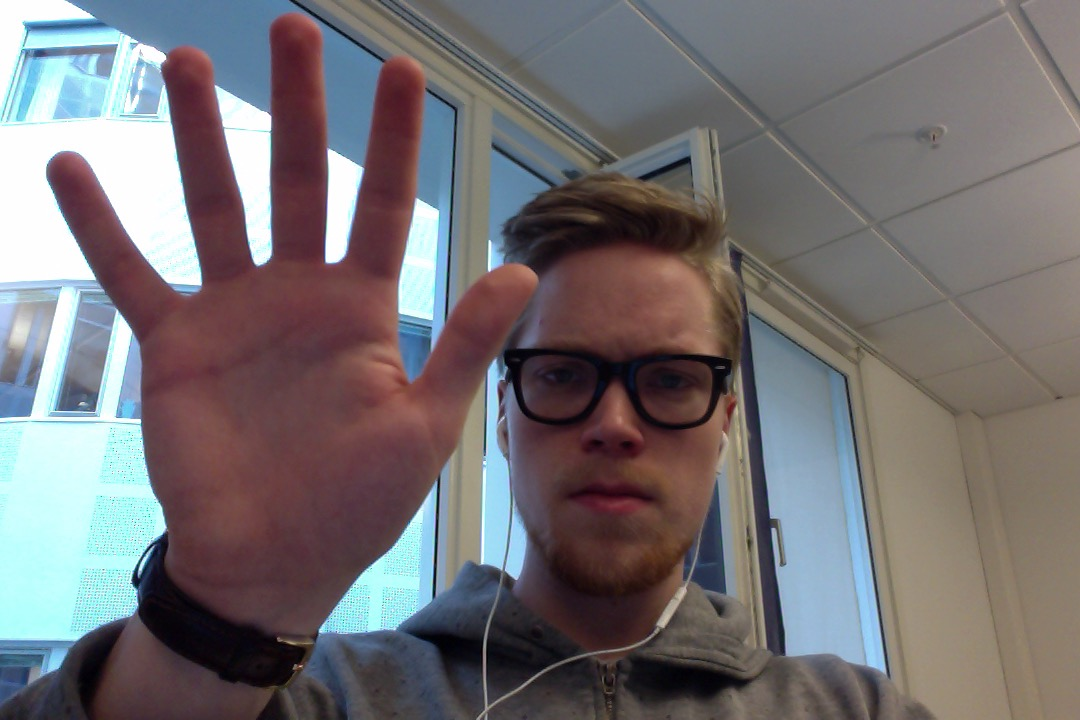
//> input picture cpp/image.jpg, 1080 x 720 px, given in place of the camera
$ ./webcam   (built with g++ and OpenCV 4)
//> lines starting //> are read from the running program, lines starting //| are printed output that depends on the picture; after the words box and inside, x2 and y2 are one past the last pixel; in counts of white or black regions, pixels touching at a corner belong together
#include <iostream>
#include "opencv2/highgui/highgui.hpp"
#include "opencv2/imgproc/imgproc.hpp"

using namespace cv;
using namespace std;

void CallBackFunc(int event, int x, int y, int flags, void* userdata)
{
     if  ( event == EVENT_LBUTTONDOWN ){
          cout << "Left button of the mouse is clicked - position (" << x << ", " << y << ")" << endl;
     }
     else if  ( event == EVENT_RBUTTONDOWN ){
          cout << "Right button of the mouse is clicked - position (" << x << ", " << y << ")" << endl;
     }
     else if  ( event == EVENT_MBUTTONDOWN ){
          cout << "Middle button of the mouse is clicked - position (" << x << ", " << y << ")" << endl;
     }
     else if ( event == EVENT_MOUSEMOVE ){
     		//curPos(10,10);
          cout << "Mouse move over the window - position (" << x << ", " << y << ")" << endl;

     }
}

int main(int argc, char** argv){

	VideoCapture cap(0);

	if(! cap.isOpened()){
		cout << "Cannot open webcam" << endl;
		return -1;
	}

	namedWindow("MS Finger Paint", CV_WINDOW_NORMAL);
	setMouseCallback("MS Finger Paint", CallBackFunc, NULL);
	namedWindow("Control", CV_WINDOW_NORMAL);

	int lowH = 111;
	int highH = 123;

	int lowS = 98;
	int highS = 255;

	int lowV = 62;
	int highV = 255;

	int avgBlur = 17;
	int depth = 145;

	//Create trackbars in "Control" window
	cvCreateTrackbar("LowH", "Control", &lowH, 179);
	cvCreateTrackbar("HighH", "Control", &highH, 179);

	cvCreateTrackbar("LowS", "Control", &lowS, 255);
	cvCreateTrackbar("HighS", "Control", &highS, 255);

	cvCreateTrackbar("LowV", "Control", &lowV, 255);
	cvCreateTrackbar("HighV", "Control", &highV, 255);

	cvCreateTrackbar("Averaging", "Control", &avgBlur, 101);
	cvCreateTrackbar("Depth", "Control", &depth, 300);

	while(true){ //Create infinte loop for live streaming

		Mat frame;
		Mat frameHSV;
		Mat frameThreshold;
		Mat ellipse = getStructuringElement(MORPH_ELLIPSE, Size(5, 5));
		RNG rng(12345);
		vector<Vec4i> hierarchy;

		bool bSuccess = cap.read(frame);
//> frame is the input picture: 720 rows x 1080 cols, CV_8UC3; mean B, G, R 114.4, 112, 116.6

		if(!bSuccess){
			cout << "Cannot read stream" << endl;
			break;
		}

		//frame = imread("image.jpg", CV_LOAD_IMAGE_COLOR);

		//mirror image
		flip(frame, frame, 1);
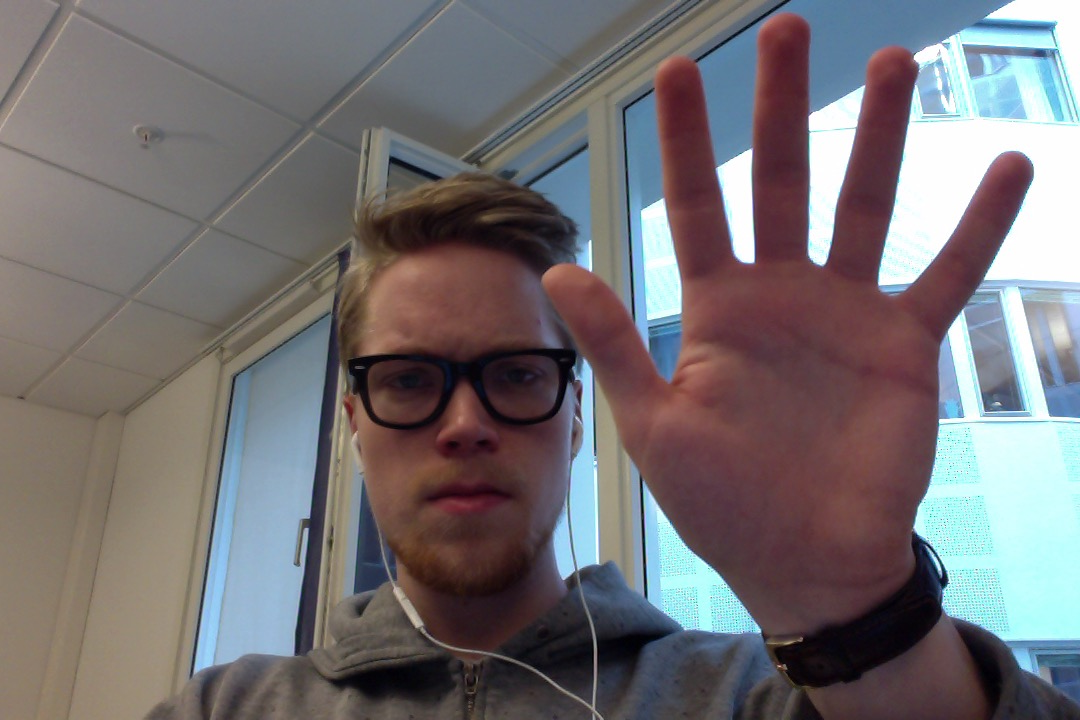
//> frame: 720 rows x 1080 cols, CV_8UC3; mean B, G, R 114.4, 112, 116.6

		//convert RGB -> HSV
		cvtColor(frame, frameHSV, CV_RGB2HSV);
//> frameHSV: 720 rows x 1080 cols, CV_8UC3; mean H, S, V 84.2, 64.6, 129.7

		//average blur
		blur(frameHSV, frameHSV, Size(avgBlur, avgBlur));
//> frameHSV: 720 rows x 1080 cols, CV_8UC3; mean H, S, V 84.2, 64.6, 129.7

		//threshold
		inRange(frameHSV, Scalar(lowH, lowS, lowV), Scalar(highH, highS, highV), frameThreshold);
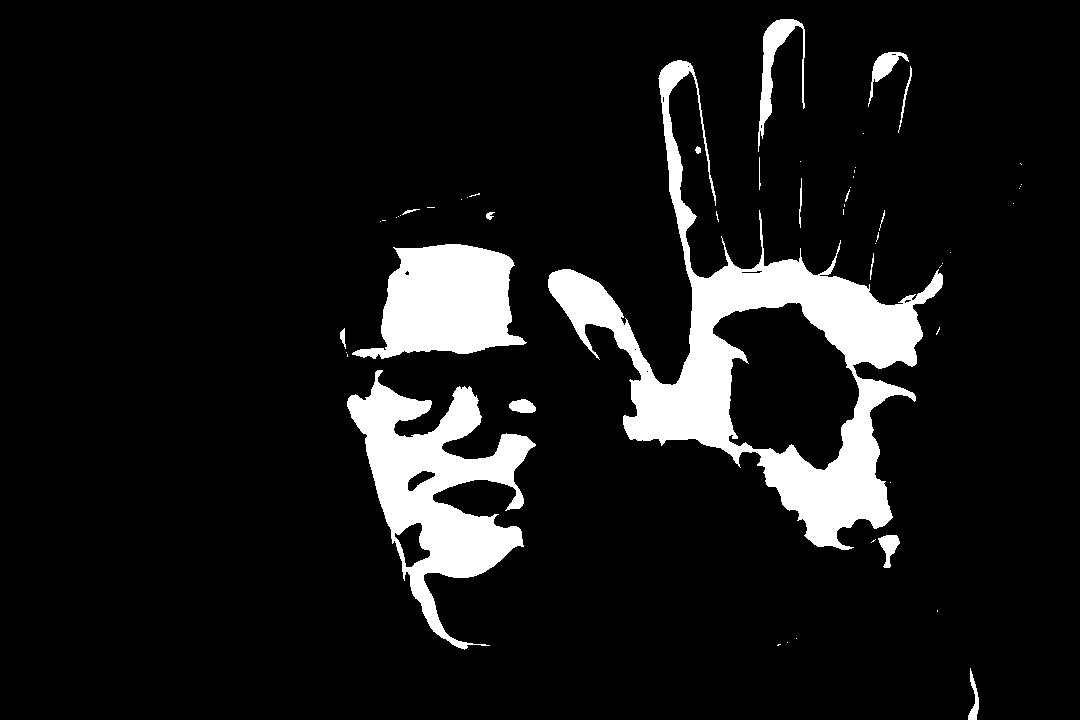
//> frameThreshold: 720 rows x 1080 cols, CV_8UC1; 9.8% white; 55 white regions (37 under 20 px), largest, box (x1, y1, x2, y2) and area: (548, 60, 943, 550) 39705, (347, 370, 536, 650) 19549, (352, 244, 527, 359) 12973

		//open and close
	  	erode(frameThreshold, frameThreshold, ellipse);
	  	dilate(frameThreshold, frameThreshold, ellipse);
	  	dilate(frameThreshold, frameThreshold,ellipse);
	  	erode(frameThreshold, frameThreshold, ellipse);
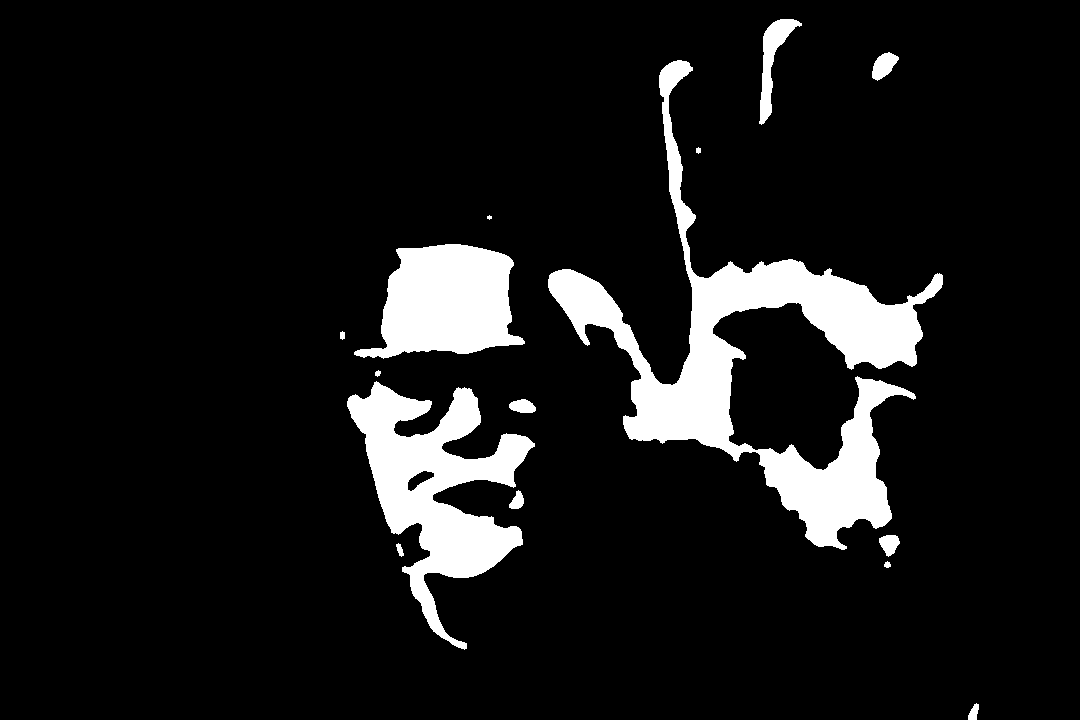
//> frameThreshold: 720 rows x 1080 cols, CV_8UC1; 9.5% white; 15 white regions (1 under 20 px)

	  	//find contours
	  	vector<vector <Point> > contours;
	  	Mat contourOutput = frameThreshold.clone();

	  	findContours(contourOutput, contours, CV_RETR_LIST, CV_CHAIN_APPROX_NONE);
//> contours = 16 contours, 2 with area under 20; largest, box (x1, y1, x2, y2) and area: (548, 60, 943, 550) 37602, (347, 381, 535, 650) 18696, (354, 244, 525, 359) 12703, (759, 19, 802, 125) 1344, (872, 52, 899, 81) 433

	  	//hull convex and convex defects
	  	vector<vector<Point> > hull(contours.size());
//> hull = 16 empty contours
	  	vector<vector<Point> > hull_indice_points(contours.size());
//> hull_indice_points = 16 empty contours
	  	vector<vector<int> > hull_indices(contours.size());
//> hull_indices = 16 items
	  	int num_fingers = 0;
	  	vector<vector<Vec4i> > defects(contours.size());
//> defects = 16 items
	  	Mat drawing = Mat::zeros(contourOutput.size(), CV_8UC3);

	  	for(int i = 0; i < contours.size(); i++){
	  		convexHull(Mat(contours[i]), hull[i], false);
	  		convexHull(Mat(contours[i]), hull_indices[i], false);
	  		if(hull_indices[i].size() > 3)
  				convexityDefects(Mat(contours[i]), hull_indices[i], defects[i]);

  			//find defects
  			for(int j = 0; j < hull[i].size(); j++){
  				int indice = hull_indices[i][j];
  				hull_indice_points[i].push_back(contours[i][indice]);
  			}

  			for(int j = 0; j < defects[i].size(); j++){

  				if(defects[i][j][3] > depth*256){
  					num_fingers++;
	  				int start = defects[i][j][0];
	  				int end = defects[i][j][1];
	  				int furthest = defects[i][j][2];
	  				hull_indice_points[i].push_back(contours[i][furthest]);

	  				//circle(drawing, contours[i][start], 5, Scalar(0,255, 100), -1);
	  				circle(drawing, contours[i][end], 5, Scalar(0, 255, 0), -1);
	  				circle(drawing, contours[i][furthest], 5, Scalar(0, 0, 255), -1);

	  				line(drawing, contours[i][furthest], contours[i][start], Scalar(0, 0, 255), 1);
	  				line(drawing, contours[i][furthest], contours[i][end], Scalar(0, 0, 255), 1);
  				}
  			}
	  	}
//> this loop made 16 passes
//> num_fingers on passes 1 to 12: 0, 0, 0, 0, 0, 0, 0, 0, 0, 0, 0, 0
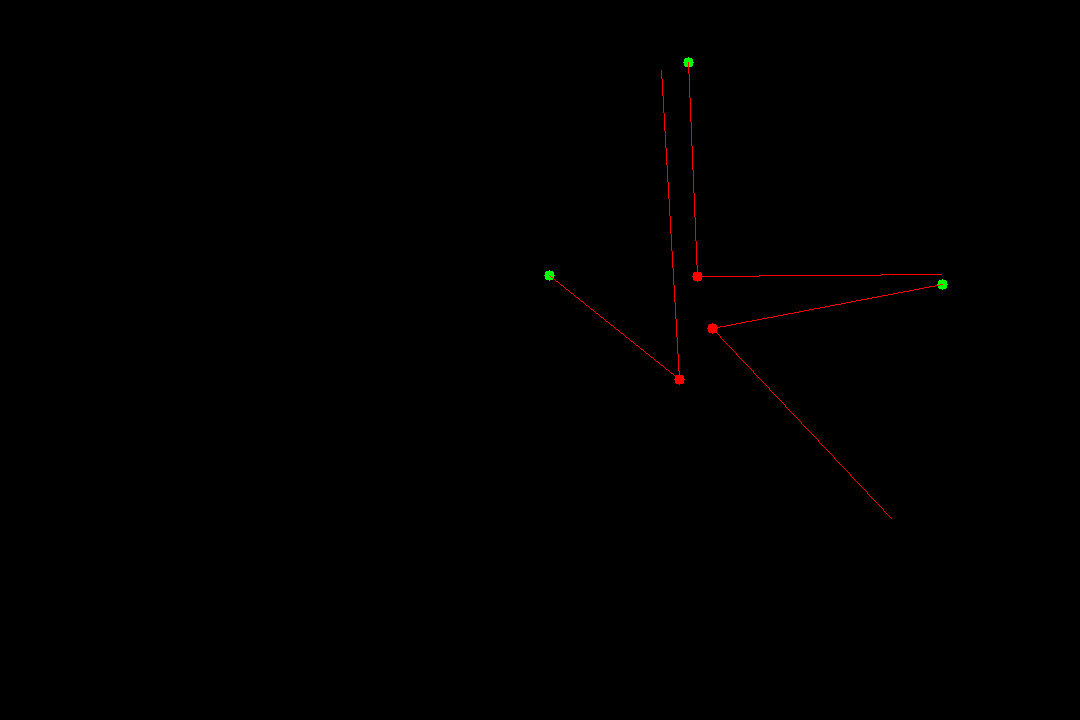
//> drawing: 720 rows x 1080 cols, CV_8UC3; mean B, G, R 0, 0.1, 0.5
//> after the loop, hull_indice_points = 16 contours, 1 with area under 20; largest, box (x1, y1, x2, y2) and area: (548, 60, 943, 550) 113548, (347, 381, 535, 650) 32040, (354, 244, 525, 359) 15178, (759, 19, 802, 125) 2348, (872, 52, 899, 81) 454; num_fingers = 3

	  	for(int i = 0; i < contours.size(); i++){
	  		Scalar color = Scalar(rng.uniform(0, 255), rng.uniform(0, 255), rng.uniform(0, 255));
	  		//draw contours
	  		drawContours(drawing, contours, i, color, 1, 8, vector<Vec4i>(), 0, Point());
	  	}
//> this loop made 16 passes
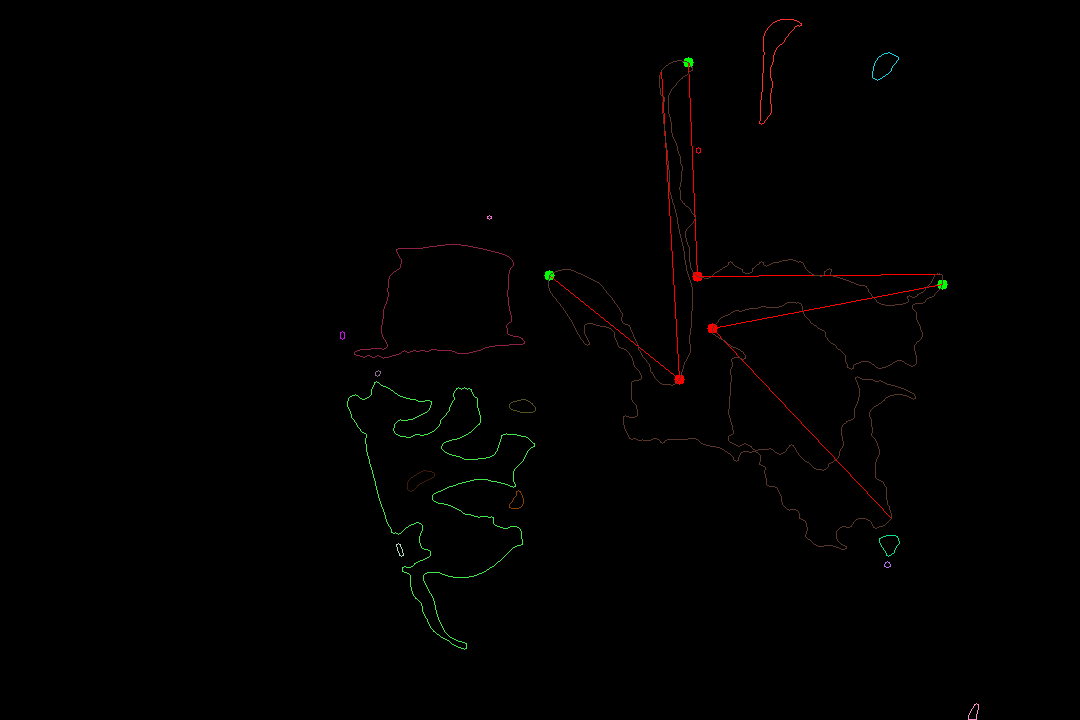
//> drawing: 720 rows x 1080 cols, CV_8UC3; 0.63% of pixels changed, all inside (x1, y1, x2, y2) = (340, 19, 979, 720)

	  	//cursor operations

	  	if(num_fingers == 3){

	  	}

		imshow("MS Finger Paint", drawing); //Show image frames on created window

		if(waitKey(30) == 27){
//> the Esc key is pressed
			cout << "lowH: " << lowH << endl;
			cout << "highH: " << highH << endl;
			cout << "lowS: " << lowS << endl;
			cout << "highS: " << highS << endl;
			cout << "lowV: " << lowV << endl;
			cout << "highV: " << highV << endl;
			cout << "blur: " << avgBlur << endl;
			cout << "depth: " << depth << endl;
			cout << "Initiated quit by user" << endl;
			break;
		}
	}

	return 0;
}
